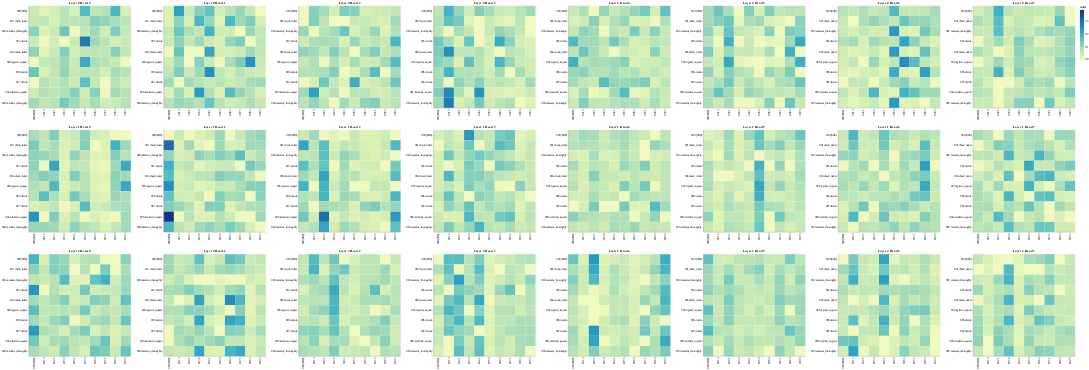

The code cell stored with this chart in its notebook:
### Code cell
# Cross Attention
get_all_attention_maps("encoder-decoder", layers, heads, encoder_input_tokens, decoder_input_tokens, min(20, sentence_len))
